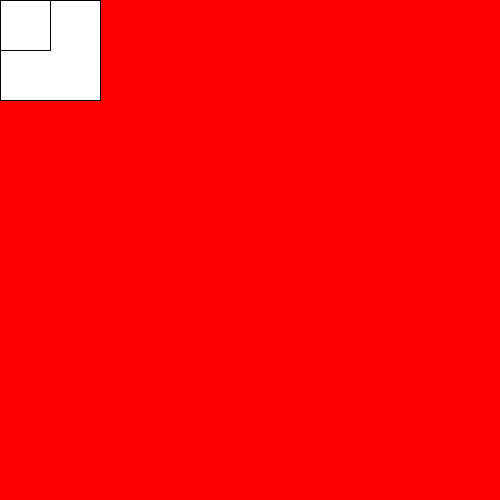
Frame 1 (no input)
Frame 60 (the mouse pressed at the canvas centre just before this capture): identical to frame 1, image omitted
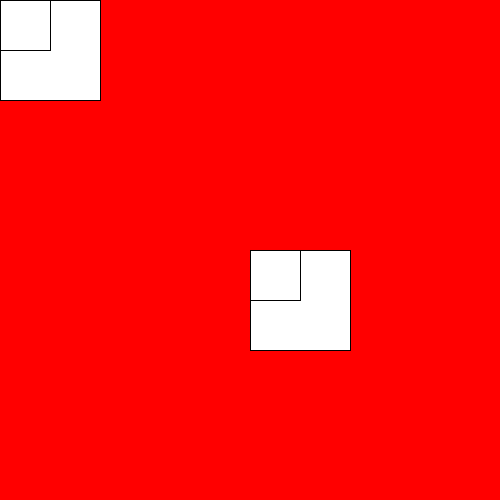
Frame 120 (the mouse held since frame 60 and released just before this capture)

The Processing sketch that drew these frames (run headless with seeded random() and noise(); from frame 60 on, the mouse is pressed at the canvas centre):

// Processing sketch: c4_3_forme
// ── c4_3_forme.pde
void setup() {
  size(500,500);
   background(255, 0, 0);
  forme(0, 0, 100);
}

void draw() {
  // background(255, 0, 0);
  forme(mouseX, mouseY, 100);
  forme(mouseY, mouseX, 50);
}

void keyPressed() {
  background(255, 0, 0);
}



void forme(int x, int y, int taille) {
  square(x, y, taille);
}
